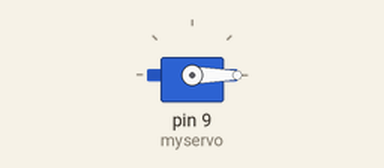
Simulated run of this sketch. Board: Arduino Uno, built with avr-gcc and run on an emulated ATmega328P. On the bench: servo.

Above: at 0.05 s.
At 2.05 s:
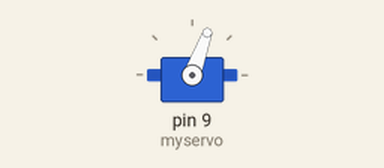
At 4.0 s:
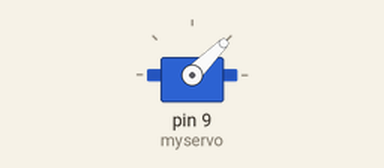
Timing chart, 0 to 5.2 s (numbered marks = the images above):
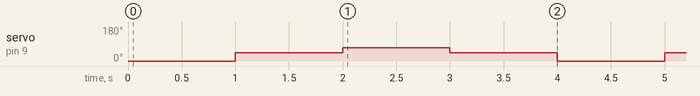

The sketch:

servotest.ino
```cpp
#include <Servo.h>

Servo myservo;  // create servo object to control a servo
// twelve servo objects can be created on most boards

int pos = 0;    // variable to store the servo position

void setup() {
  myservo.attach(9);  // attaches the servo on pin 9 to the servo object
}

void loop() {
  myservo.write(0);
  delay(1000);
  myservo.write(45);
  delay(1000);
  myservo.write(70);
  delay(1000);
  myservo.write(45);
  delay(1000);
}
```

Measured:
- by itself, servo on pin 9 (myservo): repeats every 4.0 s: 70° 1.0 s, 45° 1.0 s, 0° 1.0 s, 45° 1.0 s
